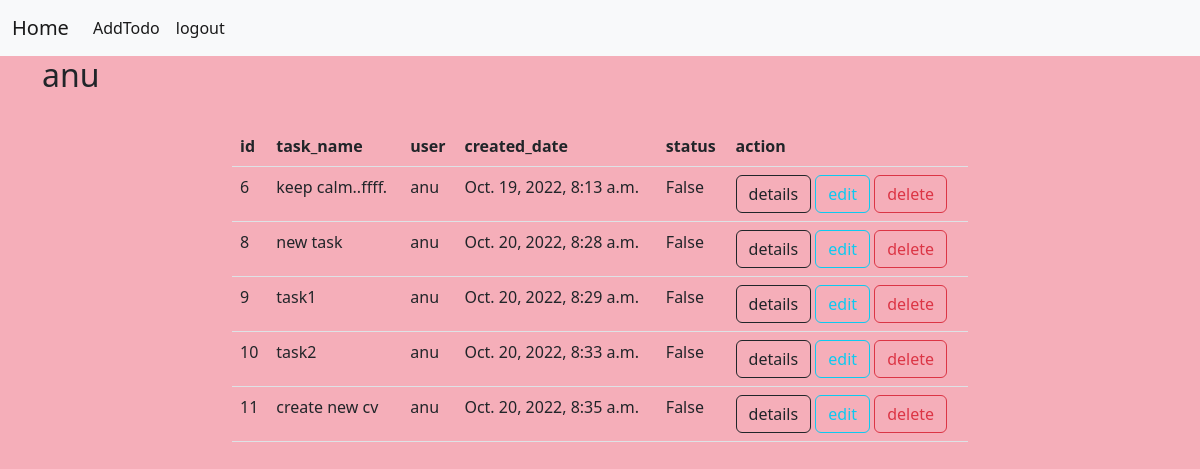
/add_task/all/ (signed in), run on the app's committed database.
### task/models.py (models this page shows, shortened)
class Task(models.Model):
    user=models.ForeignKey(User,on_delete=models.CASCADE)
    task_name=models.CharField(max_length=120)
    created_date=models.DateTimeField(auto_now_add=True)
    status=models.BooleanField(default=False)

### task/views.py (the view)
# urls.py: path('add_task/all/',TaskListView.as_view(),name='todo-all'),
@method_decorator(signin_required,name='dispatch')
class TaskListView(ListView):
    model= Task
    template_name='task_list.html'
    context_object_name='todos'
    def get_queryset(self):
        return Task.objects.filter(user=self.request.user)

### task/views.py (called while the page is built)
def signin_required(fn):
    def wrapper(request,*args,**kwargs):
        if not request.user.is_authenticated:
            messages.error(request,'u must login')
            return redirect ('todo-log')
        else:
            return fn(request,*args,**kwargs)
    return wrapper

### task/templates/task_list.html (shortened to what this page needs)
{%extends 'base.html'%}
{%block body_block%}
<div class="container">
    <h2>{{request.user}}</h2>
    <div class="row">
        <div class="col-2"></div>
        <div class="col-8">
            <table class="table mt-4">
                <tr>
                    <th>id</th>
                    <th>task_name</th>
                    <th>user</th>
                    <th>created_date</th>
                    <th>status</th>
                    <th>action</th>
                </tr>
                {%for task in todos%}
                <tr>
                    <td>{{task.id}}</td>
                    <td>{{task.task_name}}</td>
                    <td>{{task.user}}</td>
                    <td>{{task.created_date}}</td>
                    <td>{{task.status}}</td>
                    <td>
                        <a href="{%url 'todo-detail' task.id%}"  class="btn btn-outline-dark">details</a>
                        <a href="{%url 'edit' task.id%}" class="btn btn-outline-info">edit</a>
                        <a href="{%url 'todo-delete' task.id%}" class="btn btn-outline-danger">delete</a>
                    </td>
                </tr>
                {%endfor%}
            </table>
        </div>
        <div class="col-2"></div>
    </div>
</div>
{%endblock%}

### task/templates/base.html (shortened to what this page needs)
<!DOCTYPE html>
<html lang="en">
<head>
<link href="https://cdn.jsdelivr.net/npm/bootstrap@5.2.2/dist/css/bootstrap.min.css" rel="stylesheet">
</head>
<body style="background-color: rgb(245, 174, 185);">
    <nav class="navbar navbar-expand-lg bg-light">
        <div class="container-fluid">
          <a class="navbar-brand" href="{% url 'todo-all'%}">Home</a>
          <div class="collapse navbar-collapse" id="navbarSupportedContent">
            <ul class="navbar-nav me-auto mb-2 mb-lg-0">
              <li class="nav-item">
                <a class="nav-link active" aria-current="page" href="{%url 'todo-add'%}">AddTodo</a>
              </li>
              <li class="nav-item">
                <a class="nav-link active" aria-current="page" href="{% url 'todo-log'%}">logout</a>
              </li>
            </ul>
          </div>
        </div>
      </nav>
    {% block body_block %}
    {% endblock %}
</body>
</html>

### data on the page
Task: id "6", task_name "keep calm..ffff.", user "anu", created_date "Oct. 19, 2022, 8:13 a.m.", status "False"
Task: id "8", task_name "new task", user "anu", created_date "Oct. 20, 2022, 8:28 a.m.", status "False"
Task: id "9", task_name "task1", user "anu", created_date "Oct. 20, 2022, 8:29 a.m.", status "False"
Task: id "10", task_name "task2", user "anu", created_date "Oct. 20, 2022, 8:33 a.m.", status "False"
Task: id "11", task_name "create new cv", user "anu", created_date "Oct. 20, 2022, 8:35 a.m.", status "False"

### other printed values
{{ request.user }} "anu"
